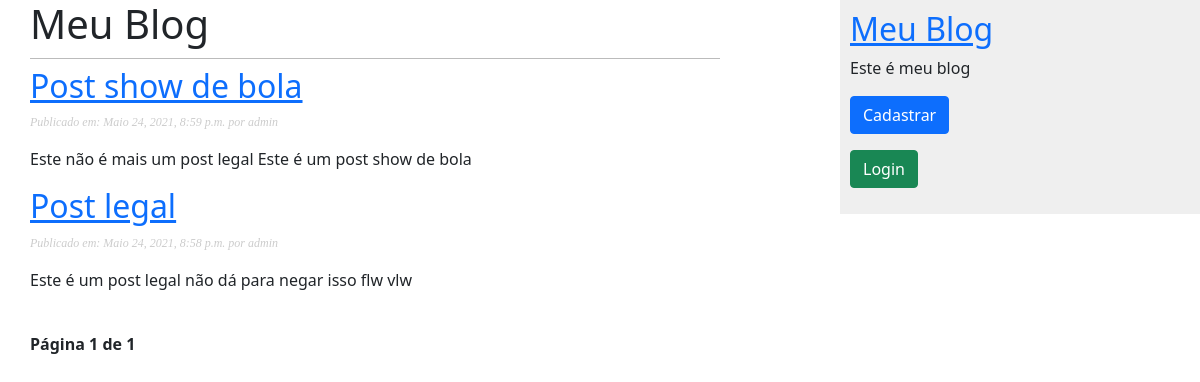
The page / on the database its author committed.
### meublog/models.py (models this page shows, shortened)
class Post(models.Model):
    STATUS_CHOICES = (
        ('rascunho', 'Rascunho'),
        ('publicado', 'publicado')
    )
    objects = models.Manager()
    publicado = PublicadosManager()
    titulo = models.CharField(max_length=250)
    slug = models.SlugField(max_length=100)
    corpo = models.TextField()
    autor = models.ForeignKey(User, on_delete=models.CASCADE, related_name='meublog_posts')
    publicados = models.DateTimeField(default=timezone.now)
    criado = models.DateTimeField(auto_now_add=True)
    status = models.CharField(max_length=9, choices=STATUS_CHOICES, default='rascunho')
    def gwt_absolute_url(self):
        return reverse('meublog:detalhe', args=[self.slug])
    class Meta:
        ordering = ('-publicados',)
        verbose_name = "Post"
        verbose_name_plural = "Posts"

### meublog/views.py (the view)
# urls.py: path('', views.ListarPostView.as_view(), name='listar_posts'),
class ListarPostView(ListView):
    queryset = Post.publicado.all()
    context_object_name = 'posts'
    paginate_by = 5
    template_name = "meublog/post/listarposts.html"

### meublog/templates/meublog/post/listarposts.html (shortened to what this page needs)
{% extends 'meublog/base.html' %}
{% block conteudo %}
    <h1>Meu Blog </h1>
    {% for p in posts %}
        <h2>
            <a href=" {{ p.gwt_absolute_url }}">{{ p.titulo }}</a>
        </h2>
        <p class="date">
            Publicado em: {{ p.publicados }} por {{ p.autor }}
        </p>
        <p>
            {{ p.corpo | truncatewords:15 | linebreaks }}
        </p>
    {% endfor %}
    {% include "paginacao.html" with page=page_obj %}
{% endblock %}

### meublog/static/css/meublog.css (style rules this page uses)
body { margin:0; padding:0; font-family:helvetica, sans-serif; }
a { color:#00abff; text-decoration:none; }
h1 { font-weight:normal; border-bottom:1px solid #bbb; padding:0 0 10px 0; }
h2 { font-weight:normal; margin:30px 0 0; }
p.date { color:#ccc; font-family: georgia, serif; font-size: 12px; font-style: italic; }

### rows shown on the page
Post: titulo "Post show de bola", publicados "Maio 24, 2021, 8:59 p.m.", autor "admin", corpo "Este não é mais um post legal Este é um post show de bola"
Post: titulo "Post legal", publicados "Maio 24, 2021, 8:58 p.m.", autor "admin", corpo "Este é um post legal não dá para negar isso flw vlw"

### other values the page prints
{{ page.number }} "1"
{{ page.paginator.num_pages }} "1"
